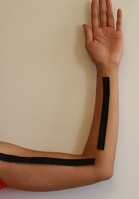
%> input picture Images/B5.jpg, 139 x 199 px
$ octave proyectoGoniometroHough.m   (GNU Octave 9; MATLAB toolbox functions it lacks are replaced by stand-ins)
%> lines starting %> are read from the running program, lines starting %| are printed output that depends on the picture; in (x1, y1, x2, y2) boxes, pixels count from 0 and x2, y2 are one past the last pixel; in counts of white or black regions, pixels touching at a corner belong together; the program's own positions count from 1
%% Proyecto -> Goniometro empleando la trasformada de Hough

% Grado y grupo: 7A
% Equipo: 2
    % Flores Esparza, María Yessenia
    % Herrera Avitia, María Fernanda
    % Laris Santos, Andrea
    % Serna de la Torre, Verónica


clc
clearvars

%% Cargar una imagen
I = rgb2gray(imread('Images/B5.jpg'));
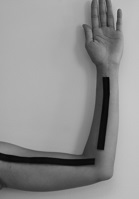
%> I: size 199x139 uint8; min 4, max 199, mean 144.8

% Filtro gaussiano, suavizar imagen
B = imgaussfilt(I,1);
    % Mandar imagen y sigma (desviacion esstándar, la cual al ser pequueña
    % elimina frecuencias altas

% Descartar intensidades mayores a 20
B = B<20;
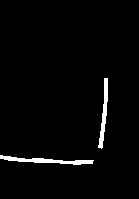
%> B: size 199x139 logical; 2.4% white; 2 white regions, box (x1, y1, x2, y2) and area: (0, 155, 94, 165) 366, (98, 78, 108, 149) 290
    % Considerar solo los puntos negros de la cinta empleada

% Binarizar imagen
BW = edge(B,'canny',[0.01,0.35]);
%> BW: size 199x139 logical; 1.2% white in thin lines or dots, all inside (x1, y1, x2, y2) = (1, 78, 109, 166)
    % Detectar los bordes de la imagen, el rango depende de la imagen

% Gráficar imagen original, filtrada y binaria
figure(1);
subplot(1,3,1);imagesc(I); colorbar();title('Original Image'); colormap();
subplot(1,3,2);imagesc(B); colorbar();title('Smoothed Image');
subplot(1,3,3);imagesc(BW); colorbar();title('Binary Edges');
%> after `title('Binary Edges')`:
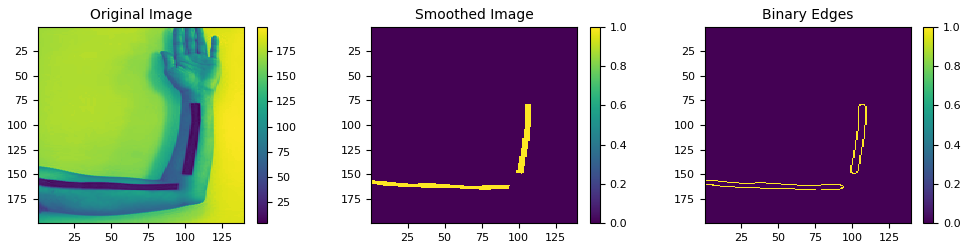
%> figure redrawn from the program's plot data, 3 panels

% % Código auxiliar para apreciar imagenes por separado
% figure(11);
% imagesc(BW); colorbar();title('');

%% Declarar arreglos a utilizar

[x, y] = size(I); % Dimensiones de la imagen
%> x = 199; y = 139

% Vector para guardar valores de rho
d = round(sqrt(x^2 + y^2)); % Sacar hipotenusa de la imagen
%> d = 243
                            % considerando distancia de una esquina a otra
rho = (-d:5:d);
%> rho = 98 values from -243 to 242

% Vector para guardar valores de theta
theta = (-89:1:90);

% Hough (matriz de votos, [rho,theta])
H = zeros(length(rho),length(theta));

%% Llenar matriz de votaciones

for l= 1:x % renglones de la imagen
    for m= 1:y  % columnas de la imagen
        if(BW(l,m)==1) % Calcular solo para puntos blancos (bordes)
            for k =1:length(theta)%recorrimos todo theta para calcular rho
                r= round(l*cos(theta(k)*pi/180) + m*sin(theta(k)*pi/180));

                b=find(rho==r);
                % Buscar en el vector rho, el valor obtenido para r y
                % obtenemos esa posicion

                H(b,k)=H(b,k)+1;
                % Acumular votos según los valores de theta y rho

            end
        end
    end
end
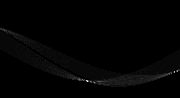
%> H: size 98x180 double; min 0, max 59, mean 0.7; drawn with min black and max white
%> after the loop, r = 78

% Graficar la matriz votada -> Hoough (espacio paramétrico theta, rho)
figure(2)
imagesc(theta,rho,H);colorbar();title('Transforamda de Hough');
xlabel('\theta'),ylabel('\rho');

%% Encontrar picos
    % Primero se busca la casilla más votada por columnas (theta) con lo
    % cual se selecciona la linea más larga de todas aquellas con el mismo
    % ángulo. Despues, se encuentran los 2 valores de theta más votados.
    % Al final se guardan las posiciones

mayor=0; % Variable auxiliar
Htest=H; % Matriz de apoyo para encontrar valores máximos para theta
posY=zeros(1,2); % Guardar las posiciones en theta para 2 picos
posX=zeros(1,2); % Guardar las posiciones en rho para 2 picos

for m=1:length(posY) % Rutina ejecutada 2 veces (2 números de picos)
    for k=1:size (H,1) % Recorrer renglones de Hough
        for l=1:size(H,2) % Recorrer columnas de Hough
            if(Htest(k,l)>mayor) % Encontrar el pico mayor
                mayor=Htest(k,l);
                posY(1,m) = k; % Guardar la posicion en y del pico
                posX(1,m) = l; % Guardar la posicion en x del pico
            end
        end
    end
    Htest(:,posX(1,m)-5:posX(1,m)+1)=0; % Llenar de ceros la columna (theta) donde se encontró
                          % el primer pico
    mayor=0;
end
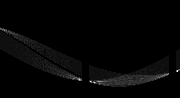
%> Htest: size 98x180 double; 1.44% of pixels changed, all inside (x1, y1, x2, y2) = (82, 52, 176, 82); drawn with min black and max white
%> after the loop, posX = [88 175]; posY = [82 72]

% Graficar Hough señalando los picos encontrados
% (las dos lineas más largas encontradas)
figure(3)
imshow(H,[],'XData',theta,'YData',rho,'InitialMagnification','fit');
title('Transforamda de Hough con picos identificados');colorbar();
xlabel('\theta'),ylabel('\rho');
axis on, axis normal, hold on;

picT = theta(posX(1,:)); picR = rho(posY(1,:));
%> after `picT = theta(posX(1,:))`: picT = [-2 85]
%> after `picR = rho(posY(1,:))`: picR = [162 112]
plot(picT,picR,'s','color','red');
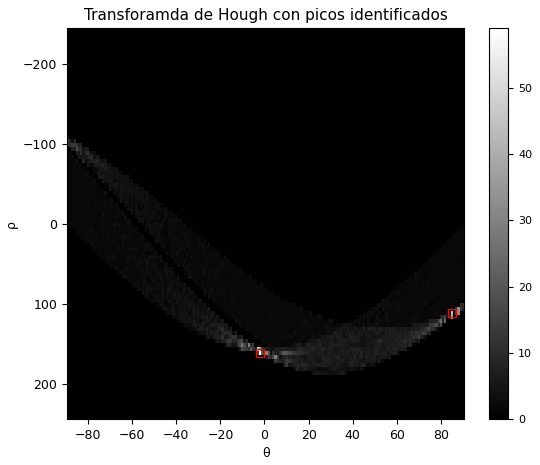
%> figure redrawn from the program's plot data

% picT, almacena los valores de theta de los picos encontrados
% picR, almacena los valores de rho de los picos encontrados

if(picT(:)==90)
    %% Encontrar lineas para "y" de la ecuación
        % Se despejó "y" para evitar ideterminaciones debido al ángulo
        % en caso de angulos de 90 grados

    xCar = 1:size(I,2); % Generar valores para x de 1 al ancho de la imagen
    yCar1 = zeros(1,length(xCar)); % Guardar valores de "x" para el primer pico
    yCar2 = zeros(1,length(xCar)); % Guardar valores de "x" para el segundo pico

    % Primer pico
    for m=1:length(xCar)
        yCar1(m)= (picR(1) - (xCar(m)*cos(picT(1)*pi/180))) / sin(picT(1)*pi/180);
    end

    % Segundo pico
    for m=1:length(xCar)
        yCar2(m)= (picR(1) - (xCar(m)*cos(picT(1)*pi/180))) / sin(picT(1)*pi/180);
    end

    xLine2=xCar'; % Transponer x para poder dibujar con line

    % Guardar en una matriz vertical los valores en "y" del primer y segundo pico
    yLine2(:,1) = yCar1(:);
    yLine2(:,2) = yCar2(:);

    figure(8)
    imagesc(I);colorbar();title('Lineas identificadas')
    axis on, axis normal, hold on;
    line(yLine2,xLine2,'LineWidth',5);
    hold off;

else
    %% Encontrar lineas despejando "x" de la ecuación
        % Se despejó "x" para evitar ideterminaciones debido al ángulo

    yCar = 1:size(I,1); % Generar valores para y de 1 a la altura de la imagen
%> yCar = 199 values from 1 to 199
    xCar1 = zeros(1,length(yCar)); % Guardar valores de "x" para el primer pico
    xCar2 = zeros(1,length(yCar)); % Guardar valores de "x" para el segundo pico

    % Primer pico
    for m=1:length(yCar)
        xCar1(m)= (picR(1) - (yCar(m)*(sin(picT(1)*pi/180))))/cos(picT(1)*pi/180);
    end
%> after the loop, xCar1 = 199 values from 162.1 to 169

    % Segundo pico
    for m=1:length(yCar)
        xCar2(m)= (picR(2) - (yCar(m)*(sin(picT(2)*pi/180))))/cos(picT(2)*pi/180);
    end
%> after the loop, xCar2 = 199 values, max 1273.6 at index 1, min -989.5 at index 199, mean 142.1

    yLine=yCar'; % Transponer y para poder dibujar con line
%> yLine = 199 values from 1 to 199

    % Guardar en una matriz vertical los valores en x del primer y segundo pico
    xLine(:,1) = xCar1(:);
    xLine(:,2) = xCar2(:);

    % Graficar imagen original sobreponiendo las lineas encontradas
        % Para solucionar la referencia se mandan a la función line
        % primero los valores en "x" y depues los valores en "y"
    figure(4)
    imagesc(I);colorbar();title('Lineas identificadas') % este mero
    axis on, axis normal, hold on;
    line(yLine,xLine,'LineWidth',5);
    hold off;

    % [6 lines of commented-out code are left out]
end

%% Encontrar el ángulo entre lineas identificadas

sumA = sum(picT);
%> sumA = 83
if(sumA>=0)
    angulo = 180-sum(abs(picT));
%> angulo = 93
else
    angulo = max(abs(picT))+ max(picT);
end

disp(['El ángulo encontrado es de ',num2str(angulo),' grados']);
%| El ángulo encontrado es de 93 grados

title(['El ángulo encontrado es de ',num2str(angulo),' grados']);
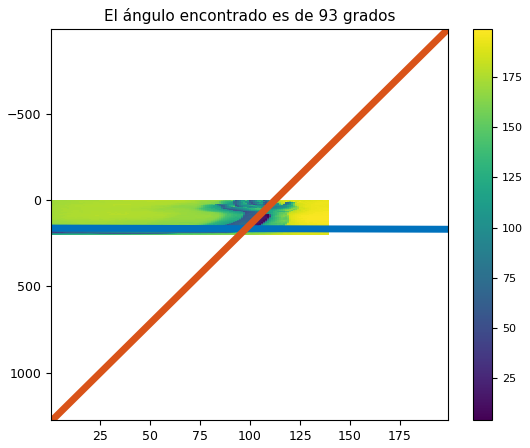
%> figure redrawn from the program's plot data

$ run again, with Images/B1.jpg copied over Images/B5.jpg
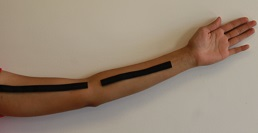
%> input picture Images/B1.jpg, 258 x 133 px
%> BW: size 133x258 logical; 0.96% white in thin lines or dots, all inside (x1, y1, x2, y2) = (1, 63, 170, 93)
%> after the loop `for l= 1:x`: r = 32
%> after the loop `for m=1:length(posY)`:
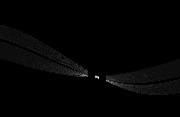
%> Htest: size 117x180 double; min 0, max 37, mean 0.5; drawn with min black and max white
%> after the loop `for m=1:length(posY)`: posX = [105 94]; posY = [80 78]
%> picT = [15 4]
%> picR = [105 95]
%> after the loop `for m=1:length(yCar)`: xCar1 = 133 values, max 108.4 at index 1, min 73.07 at index 133, mean 90.75
%> after the loop `for m=1:length(yCar)`: xCar2 = 133 values, max 95.16 at index 1, min 85.93 at index 133, mean 90.55
%> sumA = 19
%> angulo = 161
%| El ángulo encontrado es de 161 grados
%> `title(['El ángulo encontrado es de ',num2str(angulo),' grados']);`:
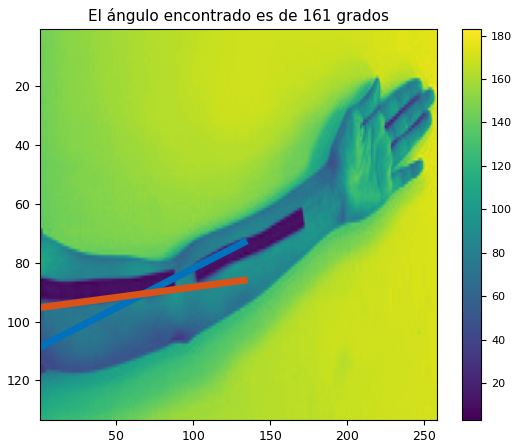
%> figure redrawn from the program's plot data

$ run again, with Images/B10.jpg copied over Images/B5.jpg
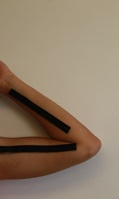
%> input picture Images/B10.jpg, 119 x 199 px
%> BW: size 199x119 logical; 1.3% white in thin lines or dots, all inside (x1, y1, x2, y2) = (1, 90, 75, 153)
%> after the loop `for l= 1:x`: r = 50
%> after the loop `for m=1:length(posY)`:
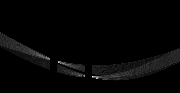
%> Htest: size 93x180 double; min 0, max 31, mean 0.6; drawn with min black and max white
%> after the loop `for m=1:length(posY)`: posX = [56 91]; posY = [62 78]
%> picT = [-34 1]
%> picR = [73 153]
%> after the loop `for m=1:length(yCar)`: xCar1 = 199 values from 88.73 to 222.3
%> after the loop `for m=1:length(yCar)`: xCar2 = 199 values, max 153 at index 1, min 149.5 at index 199, mean 151.3
%> sumA = -33
%> angulo = 35
%| El ángulo encontrado es de 35 grados
%> `title(['El ángulo encontrado es de ',num2str(angulo),' grados']);`:
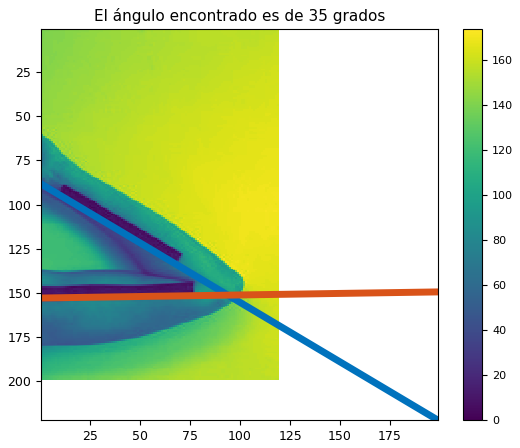
%> figure redrawn from the program's plot data

$ run again, with Images/B2.jpg copied over Images/B5.jpg
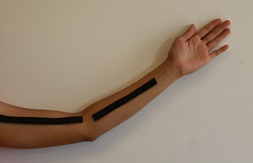
%> input picture Images/B2.jpg, 253 x 163 px
%> BW: size 163x253 logical; 0.82% white in thin lines or dots, all inside (x1, y1, x2, y2) = (1, 79, 156, 125)
%> after the loop `for l= 1:x`: r = 60
%> after the loop `for m=1:length(posY)`: posX = [122 90]; posY = [92 85]
%> picT = [32 0]
%> picR = [154 119]
%> after the loop `for m=1:length(yCar)`: xCar1 = 163 values, max 181 at index 1, min 79.74 at index 163, mean 130.4
%> after the loop `for m=1:length(yCar)`: xCar2 = 163 values from 119 to 119
%> sumA = 32
%> angulo = 148
%| El ángulo encontrado es de 148 grados
%> `title(['El ángulo encontrado es de ',num2str(angulo),' grados']);`:
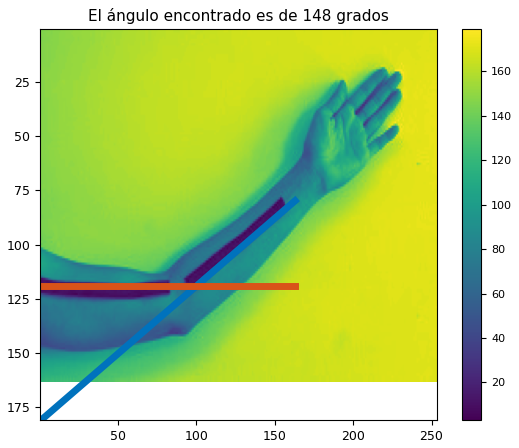
%> figure redrawn from the program's plot data
